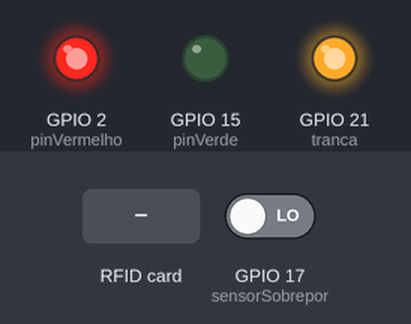
The sketch below on a simulated ESP32. On the bench: output pins drawn as LEDs (lit = HIGH). The test bench sets the inputs (shaded band); at power-on: GPIO 17 (sensorSobrepor) LOW. WiFi joins after 1.5 s; servers stay silent unless stated; uploads are accepted with an empty reply; no MQTT or app messages arrive unless stated; what the sketch prints to the serial monitor is not drawn.

Above: at 1.6 s.
At 3.7 s:
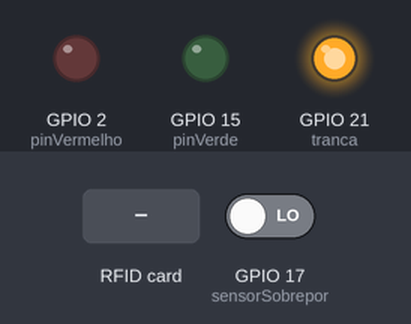
3.8 s: RFID card A9 84 F0 97 held to the reader
At 4.6 s:
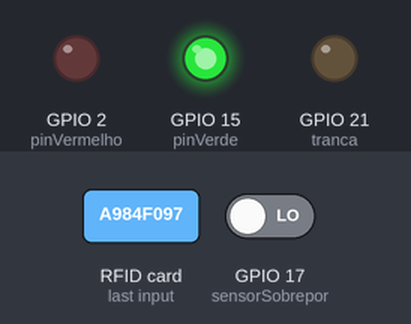
Timing chart, 0 to 11.0 s (numbered marks = the images above; inputs shaded):
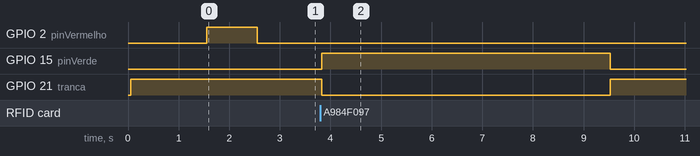

Measured:
- after the input at 3.8 s, GPIO 15 (pinVerde): LOW → HIGH at once, → LOW 5.7 s later; GPIO 21 (tranca): HIGH → LOW at once, → HIGH 5.7 s later

The sketch:

sa-iot.ino
```cpp
// ESP32 montagem
// Vcc <-> 3V3 (ou Vin(5V), dependendo da versão do módulo)
// RST (Reset) <-> D0
// GND (Masse) <-> GND
// MISO (Master Input Slave Output) <-> 19
// MOSI (Master Output Slave Input) <-> 23
// SCK (Serial Clock) <-> 18
// SS/SDA (Slave select) <-> 5


// // LED PIN MODE
// #define pinVerde 15
// #define pinVermelho 2
// #define sensorSobrepor 17
// #define tranca 21


//Libraries
#include <SPI.h>      //https://www.arduino.cc/en/reference/SPI
#include <MFRC522.h>  //https://github.com/miguelbalboa/rfid
#include <stdio.h>
#include <string.h>
#include <ctype.h>  // Para toupper()
#include <WiFi.h>
#include <HTTPClient.h>
#include <NewPing.h>
#include <ArduinoJson.h>
#include <PubSubClient.h>  // Inclui a biblioteca PubSubClient para a comunicação MQTT


//Constants
#define SS_PIN 5
#define RST_PIN 0

// LED PIN MODE
#define pinVerde 15
#define pinVermelho 2
#define sensorSobrepor 17
#define tranca 21

byte ping = 0;


const char* ssid = "FIESC_IOT";       // Nome da rede Wi-Fi (SSID)
const char* password = "C6qnM4ag81";  // Senha da rede Wi-Fi

// Substitua pelo seu token do TagoIo
const char* deviceToken = "d7fc3690-68de-4021-85c7-1c8084d92e45";


const char* mqtt_server = "mqtt.tago.io";                            // Endereço do servidor MQTT
const char* mqtt_topic = "rfid/command";                             // Tópico MQTT ao qual o ESP32 se inscreve
const char* mqtt_username = "token";                                 // Nome de usuário para a conexão MQTT (neste caso, tipo de autenticação)
const char* mqtt_password = "d7fc3690-68de-4021-85c7-1c8084d92e45";  // Token de dispositivo para autenticação no servidor MQTT

const char* mqtt_statusTopic = "status/command";                             // Tópico MQTT ao qual o ESP32 se inscreve

WiFiClient espClient;            // Cria um cliente WiFi para o ESP32
PubSubClient client(espClient);  // Cria um cliente MQTT passando o cliente WiFi


//Parameters
const int ipaddress[4] = { 103, 97, 67, 25 };

//Variables
byte nuidPICC[4] = { 0, 0, 0, 0 };
MFRC522::MIFARE_Key key;
MFRC522 rfid = MFRC522(SS_PIN, RST_PIN);
MFRC522::StatusCode status;
byte bloco = 1;

  int contagem = 0;

void setup_wifi() {

     //  Inicializa a conexão WiFi

    Serial.print("Conectando ao WiFi...");
    WiFi.begin(ssid, password); // Conecta ao WiFi usando o SSID e senha fornecidos

    while (WiFi.status() != WL_CONNECTED) { // Espera até que a conexão seja estabelecida
        delay(500);
        Serial.print(".");
    }

    Serial.println("\nWiFi conectado");
    Serial.println("Endereço IP: " + WiFi.localIP().toString()); // Exibe o endereço IP do ESP32


}


void callback(char* topic, byte* payload, unsigned int length) {
  Serial.print("Mensagem recebida, tópico: ");
  Serial.print(topic);
  Serial.print(". Mensagem: ");

  String message;
  for (unsigned int i = 0; i < length; i++) {  // Monta a string da mensagem recebida
    message += (char)payload[i];
  }
  Serial.println(message);

  StaticJsonDocument<256> doc;          // Cria um documento JSON para armazenar e analisar a mensagem
  deserializeJson(doc, message);        // Deserializa a mensagem JSON
  int fechadura = doc["tranca"];  // Extrai o valor da frequência

  if (fechadura == 1) {

    digitalWrite(pinVerde, HIGH);
    digitalWrite(tranca, LOW);
    delay(3000);  // Mantém o buzzer ativo por 1 segundo
    digitalWrite(tranca, HIGH);
     digitalWrite(pinVerde, LOW);
  }

  bool statusMostrar = doc["mostrarStatus"];

  if (statusMostrar){
    // Serial.println("Entrou no if");
    sendStatusSobrepor();
  }
}

void reconnect() {
  while (!client.connected()) {  // Tenta reconectar se a conexão for perdida
    Serial.print("Conectando ao MQTT...");
    if (client.connect("ESP32Client", mqtt_username, mqtt_password)) {  // Conecta ao servidor MQTT com autenticação
      Serial.println("conectado");
      client.subscribe(mqtt_topic);  // Se conectado, inscreve-se no tópico MQTT
      client.subscribe(mqtt_statusTopic);  // Se conectado, inscreve-se no tópico MQTT
    } else {
      Serial.print("falha, rc=");
      Serial.println(client.state());  // Exibe o código de erro da conexão
      delay(5000);                     // Espera 5 segundos antes de tentar novamente
    }
  }
}


void setup() {
  //Init Serial USB
  Serial.begin(115200);
  Serial.println(F("Initialize System"));
  //init rfid D8,D5,D6,D7
  SPI.begin();
  rfid.PCD_Init();

  Serial.print(F("Reader :"));
  rfid.PCD_DumpVersionToSerial();


  pinMode(pinVermelho, OUTPUT);  // Define o pino do LED vermelho como saída
  pinMode(pinVerde, OUTPUT);     // Define o pino do LED verde como saída
  pinMode(sensorSobrepor, INPUT);
  pinMode(tranca, OUTPUT);
  digitalWrite(tranca, HIGH);

  setup_wifi();                         // Configura e conecta ao WiFi
  client.setServer(mqtt_server, 1883);  // Define o servidor MQTT e a porta
  client.setCallback(callback);         // Define a função de callback para mensagens MQTT

 digitalWrite(pinVermelho, 1);
 delay(1000);
digitalWrite(pinVermelho, 0);
}


// Definindo a estrutura do objeto
struct CartaoRFID {
  char cartaoID[20];
  char nome[100];  // Supondo que o nome tenha no máximo 100 caracteres
};
unsigned int hexRFID;

char stringRFID[100];
int sensorSobreporEstado;
char statusSobrepor[40] = "Fechada";
char statusSobreporTago[40] = "Fechada";


struct CartaoRFID meuCartao;
void addCartaoDados() {
  // Criando uma variável do tipo CartaoID


  // Preenchendo os dados do cartão
  strcpy(meuCartao.cartaoID, "A9 84 F0 97");
  strcpy(meuCartao.nome, "Fulano de Tal");

  // unsigned int hex;
  // sscanf(meuCartao.cartaoID, "%X", &hex);


  // Exibindo os dados do cartão
  // printf("ID do Cartao: %s \n", meuCartao.cartaoID);
  // printf("Nome: %s\n", meuCartao.nome);
}


void loop() {


  lerRFID();

  if (!client.connected()) { // Se a conexão MQTT for perdida, tenta reconectar
        reconnect();
    }
    client.loop(); // Processa mensagens novas e mantém a conexão MQTT viva

  // ping++;
  // Serial.println(ping);
  // delay(333);
}
// ------------  Sensor Sobrepor   ---------------

void sendStatusSobrepor() {

  Serial.println("ENTROU SOBREPOR");
  sensorSobreporEstado = digitalRead(sensorSobrepor);

  if (sensorSobreporEstado == 1) {

    strcpy(statusSobrepor, "Aberta");
    Serial.println(statusSobrepor);
  } else {
    strcpy(statusSobrepor, "Fechada");
        Serial.println(statusSobrepor);

  }

    // String jsonSobrepor = "{\"variable\":\"gaveta_id\",\"value\":1,\"metadata\":{\"nome\":\"" + String(meuCartao.nome) + "\",\"status\":\"" + String(statusSobrepor) + "\",\"tag_id\":\"" + String(meuCartao.cartaoID) + "\"}}";
    String jsonSobrepor = "{\"value\":\"" + String(statusSobrepor) + "\", \"variable\":\"status\", \"metadata\":{ \"gaveta_id\":1 }}";

    sendTagoDados(jsonSobrepor);
  // }

}
  //                                                        ---------------- Conexão com o Tago --- Mandando dados

void sendTagoDados( String output) {
  if (WiFi.status() == WL_CONNECTED) {
    HTTPClient http;
    http.begin("http://api.tago.io/data");
    http.addHeader("Content-Type", "application/json");
    http.addHeader("Device-Token", deviceToken);

    int httpResponseCode = http.POST(output);
    Serial.print("Código de resposta HTTP: ");
    Serial.println(httpResponseCode);
    http.end();

    String httpRequestData = "{\"value\":\"" + String(meuCartao.cartaoID) + "\", \"variable\":\"tag_id\", \"metadata\":{\"status\":\"" + String(statusSobrepor) + "\", \"gaveta_id\":1, \"nome\":\"" + meuCartao.nome + "\"}}";


  } else {
    Serial.println("WiFi Desconectado");
  }
}


//                                                     -------------------  Função para converter uma string para maiúsculas -------------------
void strParaMaiusculas(char* str) {
  int i = 0;
  while (str[i]) {
    str[i] = toupper(str[i]);
    i++;
  }

  CompararEPrint(stringRFID);
}

//                                                         -------------------  Função para comparar RFIDs e acender LED  -------------------
void CompararEPrint(char* str) {
  addCartaoDados();

  sensorSobreporEstado = digitalRead(sensorSobrepor);
  if (sensorSobreporEstado == 1) {

    strcpy(statusSobrepor, "Aberta");

  } else {
    strcpy(statusSobrepor, "Fechada");
  }

  if (strcmp(stringRFID, meuCartao.cartaoID) == 0) {
    // Serial.println({ CartaoID: meuCartao.cartaoID, Nome: meuCartao.nome });

    Serial.println("SUCESSO");
    digitalWrite(tranca, LOW);
    digitalWrite(pinVerde, HIGH);
    String httpRequestData = "{\"variable\":\"gaveta_id\",\"value\":1,\"metadata\":{\"nome\":\"" + String(meuCartao.nome) + "\",\"status\":\"" + String(statusSobrepor) + "\",\"tag_id\":\"" + String(meuCartao.cartaoID) + "\"}}";
    sendTagoDados(httpRequestData);

    delay(5500);
    digitalWrite(pinVerde, LOW);
    digitalWrite(tranca, HIGH);
    digitalWrite(sensorSobrepor, LOW);
  }

  else {

    Serial.println("Acesso negado.");
    Serial.println(String(stringRFID));
    digitalWrite(pinVermelho, HIGH);
    delay(2500);
    digitalWrite(pinVermelho, LOW);

    String httpRequestData = "{\"variable\":\"gaveta_id\",\"value\":1,\"metadata\":{\"tag_id\":\"" + String(stringRFID) + "\"}}";

    // String httpRequestData = "{\"value\":\"" + String(stringRFID) + "\", \"variable\":\"tag_id\", \"metadata\":{\"status\":\"" + String(statusSobrepor) + "\", \"gaveta_id\":1}}";
    // sendTagoDados(httpRequestData);
    sendTagoDados(httpRequestData);
  }


}


//                                                                 -------------------- LER DADOS DO CARTAO RFID -----------
void lerRFID(void) { /* function readRFID */
  ////Read RFID card

  for (byte i = 0; i < 6; i++) {
    key.keyByte[i] = 0xFF;
  }
  // Look for new 1 cards
  if (!rfid.PICC_IsNewCardPresent())
    return;

  // Verify if the NUID has been readed
  if (!rfid.PICC_ReadCardSerial())
    return;

  // Store NUID into nuidPICC array
  for (byte i = 0; i < 4; i++) {
    nuidPICC[i] = rfid.uid.uidByte[i];
  }
  status = rfid.PCD_Authenticate(MFRC522::PICC_CMD_MF_AUTH_KEY_A, bloco, &key, &(rfid.uid));  //line 834 of MFRC522.cpp file

 if (status != MFRC522::STATUS_OK){
  Serial.println("Erro de autenticação no ler dados");

 }
  // Serial.println(rfid.GetStatusCodeName(status));

  Serial.println(("RFID In Hex: "));
  printHex(rfid.uid.uidByte, rfid.uid.size);
  Serial.println();

  // Halt PICC
  rfid.PICC_HaltA();

  // Stop encryption on PCD
  rfid.PCD_StopCrypto1();
}


//                                                 --------------------- Transformando para Hexadecimal ---------------------------
/**
   Helper routine to dump a byte array as hex values to Serial.

*/
void printHex(byte* buffer, byte bufferSize) {
  for (byte i = 0; i < bufferSize; i++) {
    Serial.print(buffer[i] < 0x10 ? " 0" : " ");
    Serial.print(buffer[i], HEX);
  }
    printf("Oi rfid");
  sprintf(stringRFID, "%x %x %x %x", buffer[0], buffer[1], buffer[2], buffer[3]);

  strParaMaiusculas(stringRFID);
}
```
